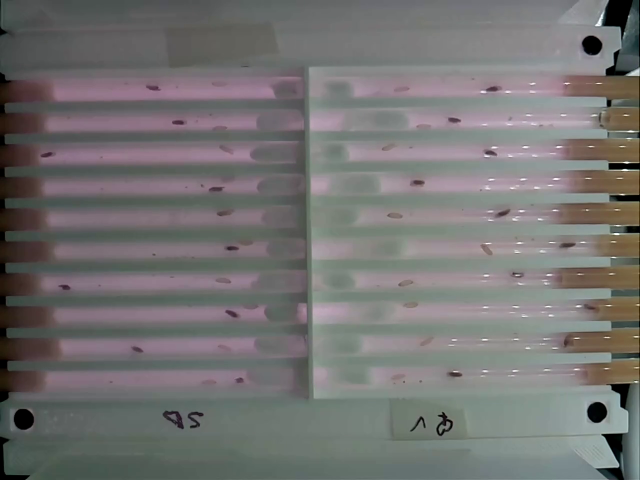
#> input picture frame 120 of src/ethoscope/tests/static_files/videos/arena_10x2_sortTubes.mp4, 1280 x 960 px, given in place of 26c6ba04e534be486069c3db7b10827_trial_1920x1080@25_00000.mp4, which was not available (shown at 1/2 size)
$ python remove_spotlights.py   (Python 2 division)
#> lines starting #> are read from the running program, lines starting #| are printed output that depends on the picture; after the words box and inside, x2 and y2 are one past the last pixel; in counts of white or black regions, pixels touching at a corner belong together; pictures that were not available may be replaced by others from this repository, and a replacement may not be noted
__author__ = 'diana'

import cv2
import numpy as np

cap = cv2.VideoCapture("/data/Diana/data_node/ethoscope_videos/026c6ba04e534be486069c3db7b10827/ETHOSCOPE_026/2017-10-11_10-08-08/whole_2017-10-11_10-08-08_026c6ba04e534be486069c3db7b10827_trial_1920x1080@25_00000.mp4")
while True:
    _, frame = cap.read()
#> frame is the input picture: shape (960, 1280, 3); mean B, G, R 113.6, 114.4, 115.6


    gray = cv2.cvtColor(frame, cv2.COLOR_BGR2GRAY)
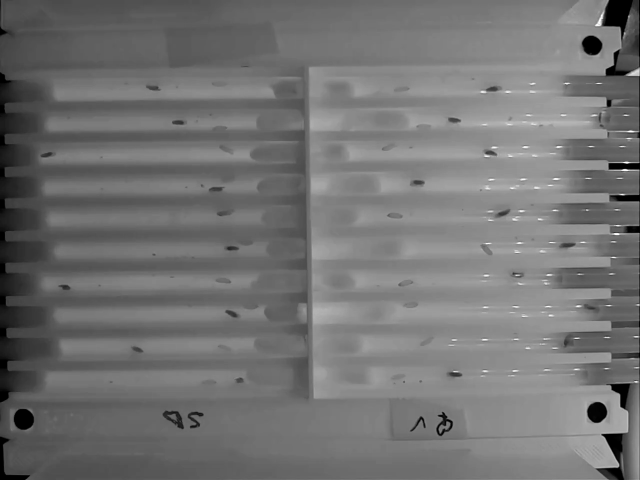
#> gray: shape (960, 1280) (shown at 1/2 size); min 0, max 255, mean 114.6
    blur = cv2.GaussianBlur(gray, (11,11), 0)


    (minVal, maxVal, minLoc, maxLoc) = cv2.minMaxLoc(blur)
#> minVal = 0; maxVal = 230; minLoc = (1223, 0); maxLoc = (1198, 45)


    hi, threshold = cv2.threshold(blur, maxVal-100, 230, cv2.THRESH_BINARY)
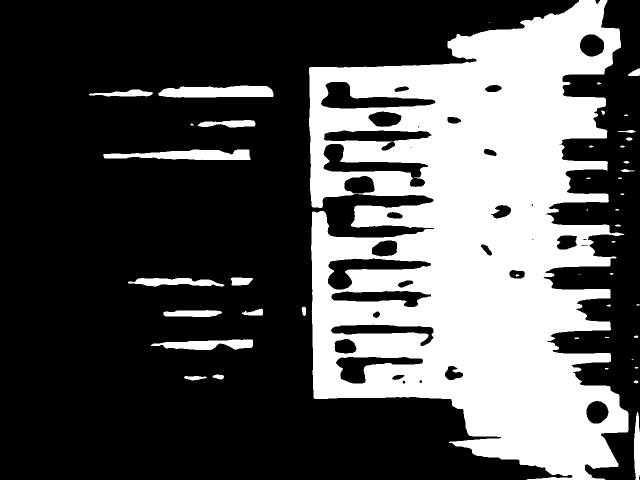
#> threshold: shape (960, 1280) (shown at 1/2 size); values 0 (black) and 230 (white), 32.5% white; 45 white regions (7 under 20 px), largest, box (x1, y1, x2, y2) and area: (618, 0, 1257, 960) 377759, (317, 171, 547, 195) 4554, (206, 299, 501, 320) 4237
#> hi = 130
    thr = threshold.copy()


    cv2.resize(thr, (300,300))

    edged = cv2.Canny(threshold, 50, 150)
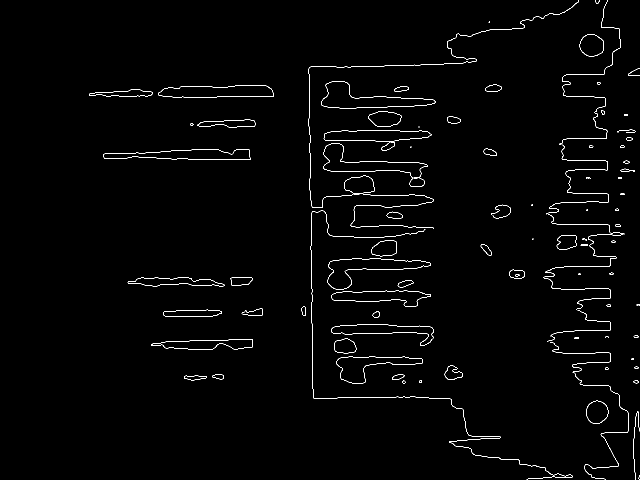
#> edged: shape (960, 1280) (shown at 1/2 size); 1.3% white in thin lines or dots, all inside (x1, y1, x2, y2) = (178, 0, 1280, 960)

    cv2.imshow('this', edged)
    cv2.waitKey(0)

    lightcontours, hierarchy = cv2.findContours(edged, cv2.RETR_TREE, cv2.CHAIN_APPROX_SIMPLE)
#> lightcontours = 160 contours, 58 with area under 20; largest, box (x1, y1, x2, y2) and area: (642, 163, 871, 217) 5464, (642, 163, 871, 217) 5444, (655, 516, 862, 579) 5050, (655, 516, 862, 579) 5010, (316, 170, 547, 195) 4530


    for (i, c) in enumerate(lightcontours):
        points = []
        (x, y, w, h) = cv2.boundingRect(c)
        ((cX, cY), radius) = cv2.minEnclosingCircle(c)
        cv2.circle(frame, (int(cX), int(cY)), int(radius),
            (0, 0, 255), 3)
        points.append([[int(cX), int(cY)]])
        print points
        cv2.putText(frame, "#{}".format(i + 1), (x, y - 15),
            cv2.FONT_HERSHEY_SIMPLEX, 0.45, (0, 0, 255), 2)
#> this loop made 160 passes
#> (x, y, w, h, cX, cY, radius) on passes 1 to 3: (1277, 950, 3, 10, 1278.5, 954.5, 4.53), (898, 876, 247, 84, 1021, 918.5, 128), (1267, 822, 13, 138, 1272.5, 890.5, 68.55)
#| [[[1278, 954]]]
#| [[[1021, 918]]]
#| [[[1272, 890]]]
#| [[[1193, 824]]]
#| [[[1193, 824]]]
#| [[[807, 763]]]
#| [[[807, 763]]]
#| [[[1271, 763]]]
#> (further printed lines are left out)
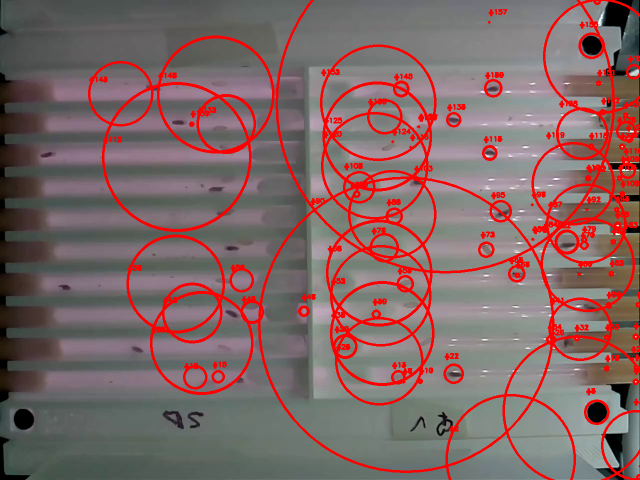
#> frame: shape (960, 1280, 3) (shown at 1/2 size); 9.66% of pixels changed, all inside (x1, y1, x2, y2) = (176, 0, 1280, 960)


    cv2.imshow('light', thr)
    cv2.imshow('frame', frame)
    cv2.imshow('edges', edged)
    cv2.waitKey(4)
    key = cv2.waitKey(5) & 0xFF
#> (key q is pressed here)
    if key == ord('q'):
        break
cap.release()
cv2.destroyAllWindows()

$ run again, starting later in the video
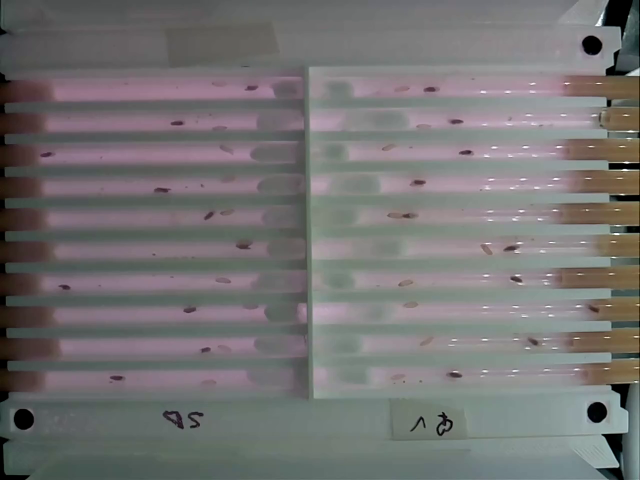
#> input picture frame 540 of src/ethoscope/tests/static_files/videos/arena_10x2_sortTubes.mp4, 1280 x 960 px, given in place of 26c6ba04e534be486069c3db7b10827_trial_1920x1080@25_00000.mp4, which was not available (shown at 1/2 size)
#> frame is the input picture: shape (960, 1280, 3); mean B, G, R 114.2, 114.3, 115.6
#> minVal = 0; maxVal = 232; minLoc = (1223, 0); maxLoc = (1198, 45)
#> `hi, threshold = cv2.threshold(blur, maxVal-100, 230, cv2.THRESH_BINARY)`:
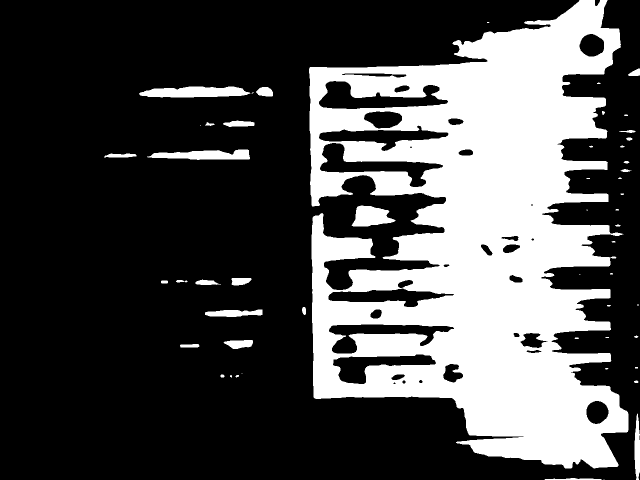
#> threshold: shape (960, 1280) (shown at 1/2 size); values 0 (black) and 230 (white), 29.9% white; 53 white regions (18 under 20 px), largest, box (x1, y1, x2, y2) and area: (618, 0, 1257, 937) 350487, (278, 173, 501, 195) 3748, (294, 299, 500, 320) 2915
#> hi = 132
#> edged: shape (960, 1280); 1.3% white in thin lines or dots, all inside (x1, y1, x2, y2) = (208, 0, 1280, 960)
#> lightcontours = 164 contours, 70 with area under 20; largest, box (x1, y1, x2, y2) and area: (637, 161, 896, 218) 7100, (637, 161, 896, 218) 7056, (639, 285, 886, 374) 6699, (639, 285, 886, 374) 6665, (657, 648, 908, 707) 5791
#> the loop `for (i, c) in enumerate(lightcontours):` made 164 passes
#> (x, y, w, h, cX, cY, radius) on passes 2 to 4: (1089, 955, 115, 5, 1146, 958.5, 57), (1276, 945, 4, 15, 1278, 952, 7.07), (1278, 871, 2, 9, 1279, 875, 4)
#> (printed output is left out)
#> after the loop `for (i, c) in enumerate(lightcontours):`:
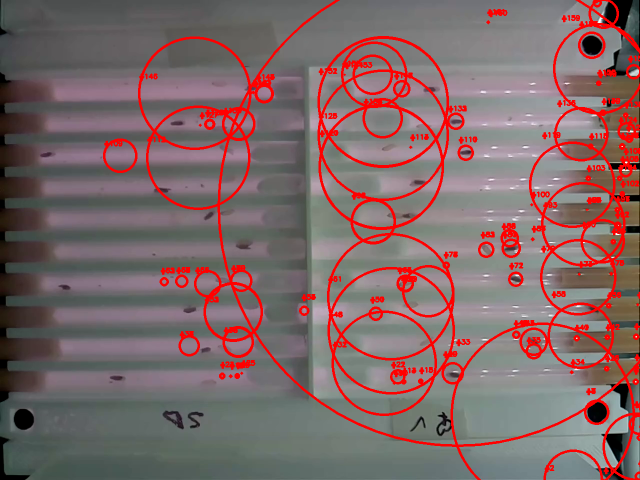
#> frame: shape (960, 1280, 3) (shown at 1/2 size); 8.69% of pixels changed, all inside (x1, y1, x2, y2) = (206, 0, 1280, 960)

$ run again, starting later in the video
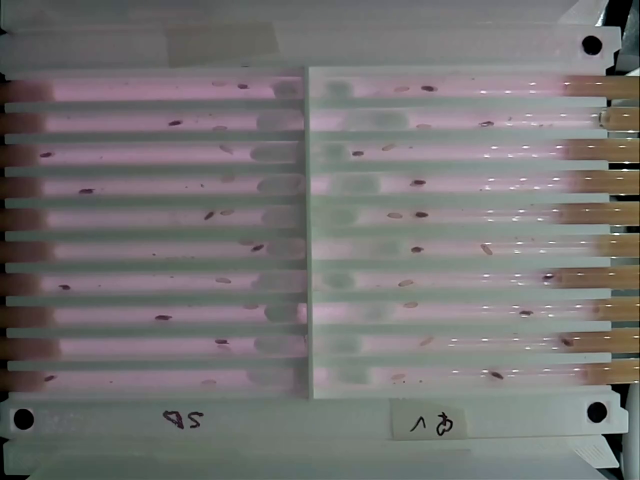
#> input picture frame 960 of src/ethoscope/tests/static_files/videos/arena_10x2_sortTubes.mp4, 1280 x 960 px, given in place of 26c6ba04e534be486069c3db7b10827_trial_1920x1080@25_00000.mp4, which was not available (shown at 1/2 size)
#> frame is the input picture: shape (960, 1280, 3); mean B, G, R 113.9, 114.2, 116
#> minVal = 0; maxVal = 230; minLoc = (1223, 0); maxLoc = (1198, 45)
#> `hi, threshold = cv2.threshold(blur, maxVal-100, 230, cv2.THRESH_BINARY)`:
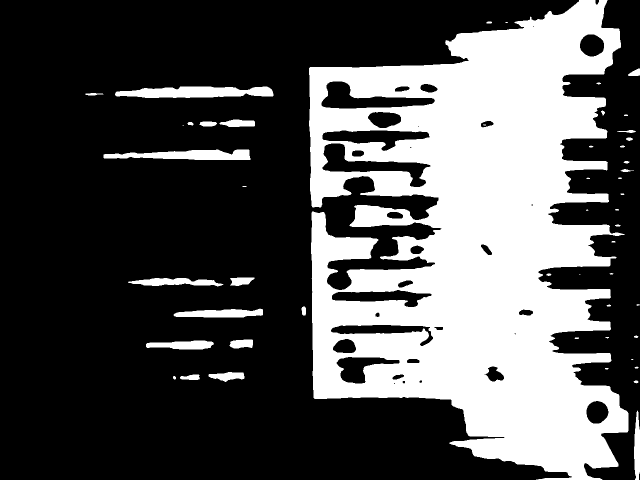
#> threshold: shape (960, 1280) (shown at 1/2 size); values 0 (black) and 230 (white), 32.4% white; 51 white regions (12 under 20 px), largest, box (x1, y1, x2, y2) and area: (618, 0, 1257, 960) 375215, (230, 173, 547, 196) 5491, (207, 299, 501, 320) 4250
#> hi = 130
#> edged: shape (960, 1280); 1.3% white in thin lines or dots, all inside (x1, y1, x2, y2) = (170, 0, 1280, 960)
#> lightcontours = 162 contours, 63 with area under 20; largest, box (x1, y1, x2, y2) and area: (644, 286, 861, 374) 5986, (644, 286, 861, 374) 5958, (642, 162, 870, 217) 5594, (642, 162, 870, 217) 5571, (229, 172, 547, 196) 5474
#> the loop `for (i, c) in enumerate(lightcontours):` made 162 passes
#> (x, y, w, h, cX, cY, radius) on passes 2 to 4: (1072, 954, 69, 6, 1106, 956.5, 34.09), (1277, 945, 3, 15, 1278, 952, 7.07), (898, 876, 246, 77, 1020.5, 919, 126.9)
#> (printed output is left out)
#> after the loop `for (i, c) in enumerate(lightcontours):`:
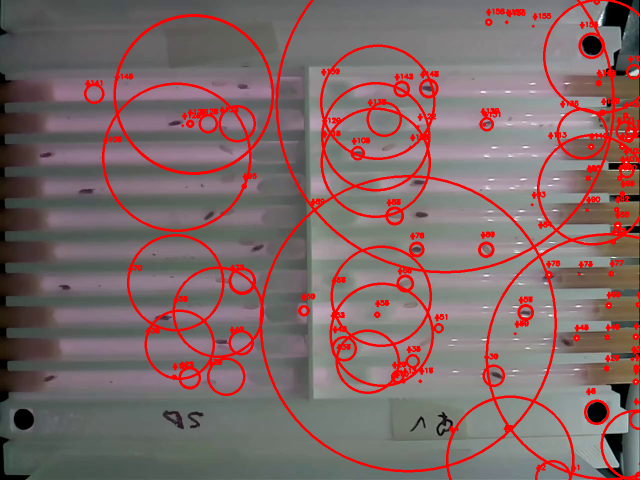
#> frame: shape (960, 1280, 3) (shown at 1/2 size); 8.59% of pixels changed, all inside (x1, y1, x2, y2) = (168, 0, 1280, 960)
